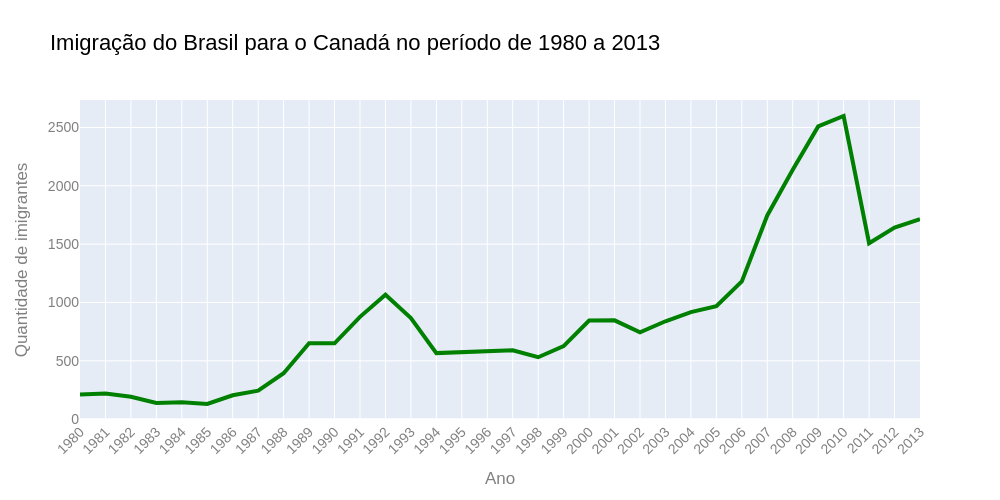

The code cell stored with this chart in its notebook:
### Code cell
fig = px.line(dados_brasil, x='ano', y='imigrantes',
              title='Imigração do Brasil para o Canadá no período de 1980 a 2013')
fig.update_traces(line_color='green', line_width=4)
fig.update_layout(width=1000, height=500,
                  xaxis={'tickangle':-45},
                  font_family='Arial', font_size=14, font_color='grey',
                  title_font_color='black', title_font_size=22,
                  xaxis_title='Ano',
                  yaxis_title='Quantidade de imigrantes')
fig.show()

### Figure 1 — Plotly figure (JSON) as saved in the notebook; plotly's stock layout.template omitted (floating-point values rounded to 4 significant figures)
{"data": [{"hovertemplate": "ano=%{x}<br>imigrantes=%{y}<extra></extra>", "legendgroup": "", "line": {"color": "green", "dash": "solid", "width": 4}, "marker": {"symbol": "circle"}, "mode": "lines", "name": "", "orientation": "v", "showlegend": false, "type": "scatter", "x": ["1980", "1981", "1982", "1983", "1984", "1985", "1986", "1987", "1988", "1989", "1990", "1991", "1992", "1993", "1994", "1995", "1996", "1997", "1998", "1999", "2000", "2001", "2002", "2003", "2004", "2005", "2006", "2007", "2008", "2009", "2010", "2011", "2012", "2013"], "xaxis": "x", "y": [211, 220, 192, 139, 145, 130, 205, 244, 394, 650, 650, 877, 1066, 866, 566, 572, 586, 591, 531, 626, 845, 847, 745, 839, 917, 969, 1181, 1746, 2138, 2509, 2598, 1508, 1642, 1714], "yaxis": "y"}], "layout": {"font": {"color": "grey", "family": "Arial", "size": 14}, "height": 500, "legend": {"tracegroupgap": 0}, "title": {"font": {"color": "black", "size": 22}, "text": "Imigração do Brasil para o Canadá no período de 1980 a 2013"}, "width": 1000, "xaxis": {"anchor": "y", "domain": [0, 1], "tickangle": -45, "title": {"text": "Ano"}}, "yaxis": {"anchor": "x", "domain": [0, 1], "title": {"text": "Quantidade de imigrantes"}}}}
